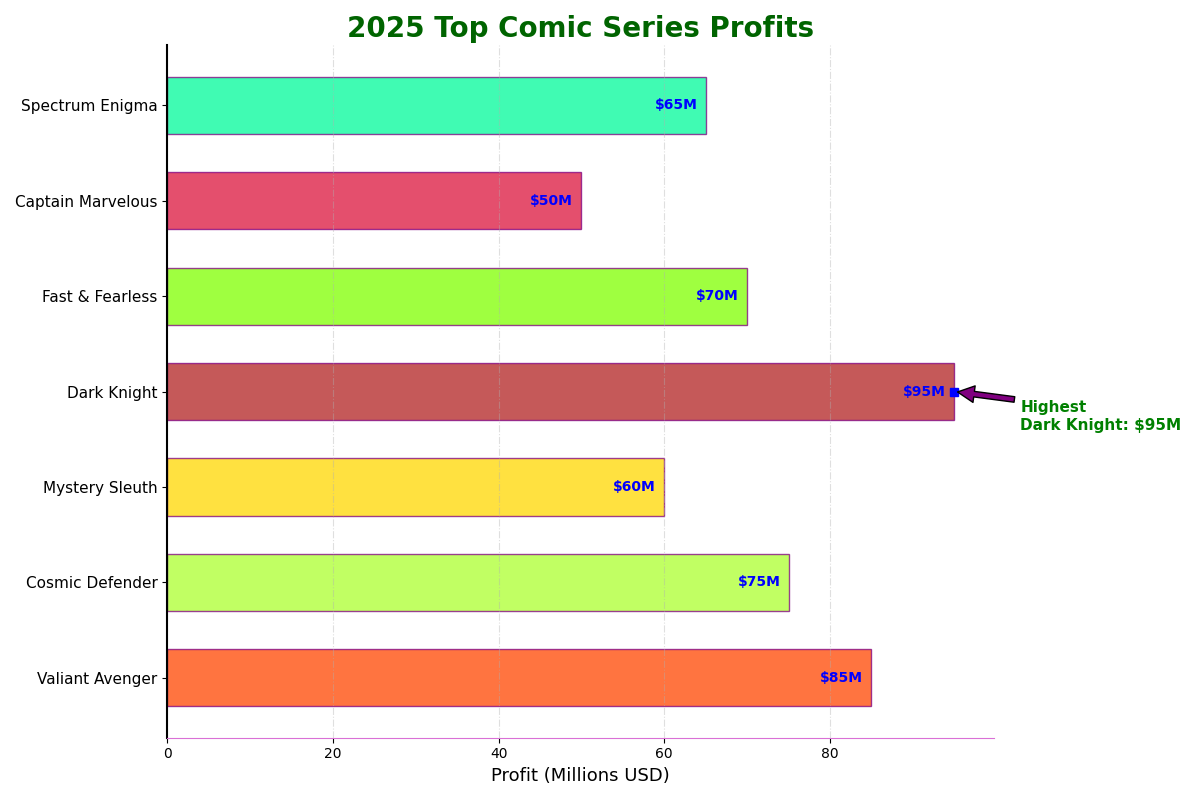

Here is the Python script that generated this plot:
import matplotlib.pyplot as plt
import numpy as np

comic_series = [
    'Valiant Avenger',
    'Cosmic Defender',
    'Mystery Sleuth',
    'Dark Knight',
    'Fast & Fearless',
    'Captain Marvelous',
    'Spectrum Enigma'
]
annual_profits = [85, 75, 60, 95, 70, 50, 65]

fig, ax = plt.subplots(figsize=(12, 8))

# This section is where we make changes to the stylistic elements:

# Altered colors for variation
colors = ['#FF4500', '#ADFF2F', '#FFD700', '#B22222', '#7FFF00', '#DC143C', '#00FA9A']

# Changed the edge color and adjusted the bar transparency
bars = ax.barh(np.arange(len(comic_series)), annual_profits, color=colors, edgecolor='purple', height=0.6, alpha=0.75)

# Updated text color and size
for bar in bars:
    ax.annotate(f"${bar.get_width()}M", 
                 xy=(bar.get_width() - 1, bar.get_y() + bar.get_height() / 2),
                 va='center', ha='right', color='blue', fontsize=10, fontweight='bold')

ax.set_title('2025 Top Comic Series Profits', fontsize=20, fontweight='bold', color='darkgreen')
ax.set_xlabel('Profit (Millions USD)', fontsize=13)
ax.set_yticks(np.arange(len(comic_series)))
ax.set_yticklabels(comic_series, fontsize=11)

# Adjusted grid line properties
ax.grid(axis='x', linestyle='-.', alpha=0.4)

# Changed aesthetic elements
ax.spines['bottom'].set_color('orchid')
ax.spines['top'].set_visible(False)
ax.spines['left'].set_linewidth(1.5)
ax.spines['right'].set_visible(False)

# Changed marker for highlighting
max_profit = max(annual_profits)
max_profit_series = comic_series[annual_profits.index(max_profit)]

ax.plot([max_profit], [annual_profits.index(max_profit)], 'bs')  # blue square marker
ax.annotate(f"Highest\n{max_profit_series}: ${max_profit}M",
             xy=(max_profit, annual_profits.index(max_profit)),
             xytext=(max_profit+8, annual_profits.index(max_profit)-0.4),
             arrowprops=dict(facecolor='purple', shrink=0.05),
             fontsize=11, color='green', fontweight='bold', ha='left')

plt.tight_layout()
plt.show()
